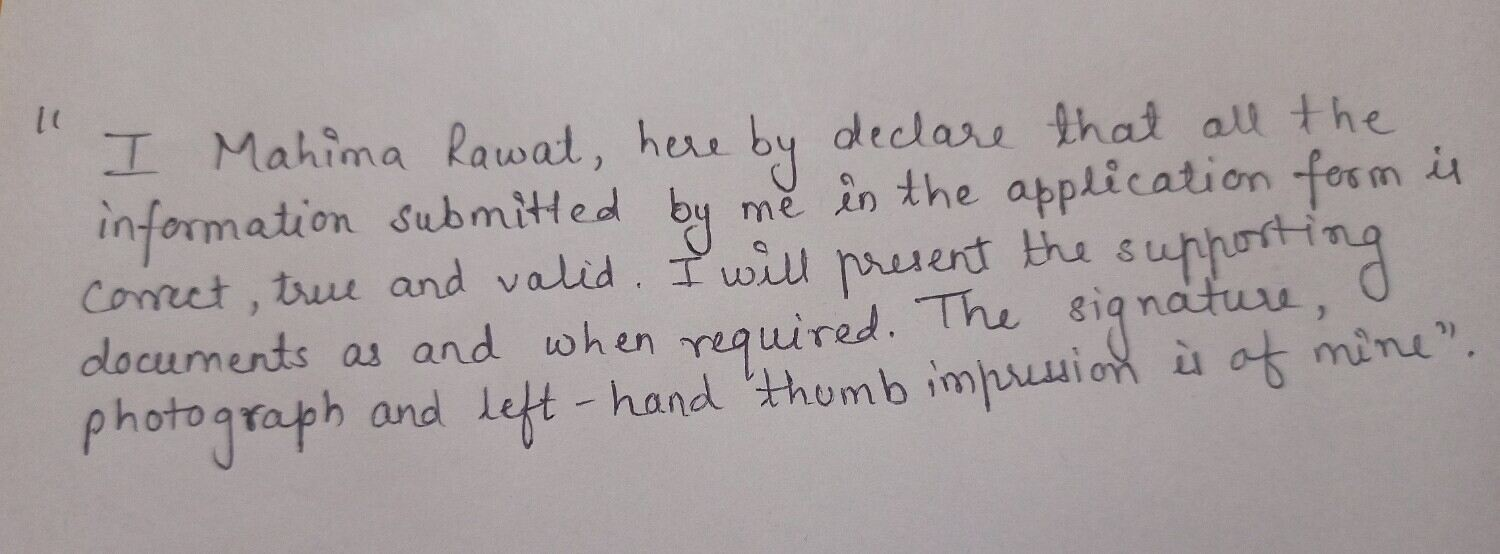
#> input picture self.jpg, 1500 x 554 px
$ jupyter execute --allow-errors OCR.ipynb   (shell and % lines are left out)
#> lines starting #> are read from the running program, lines starting #| are printed output that depends on the picture
[cell 1]
import cv2
import pytesseract
import numpy as np

[cell 2]
img = cv2.imread("self.jpg")
#> img is the input picture: shape (554, 1500, 3); mean B, G, R 158.7, 158.5, 166.6
from google.colab.patches import cv2_imshow
cv2_imshow(img)


# [6 lines of commented-out code are left out]

[cell 3]
#inverting
invert_img=cv2.bitwise_not(img)
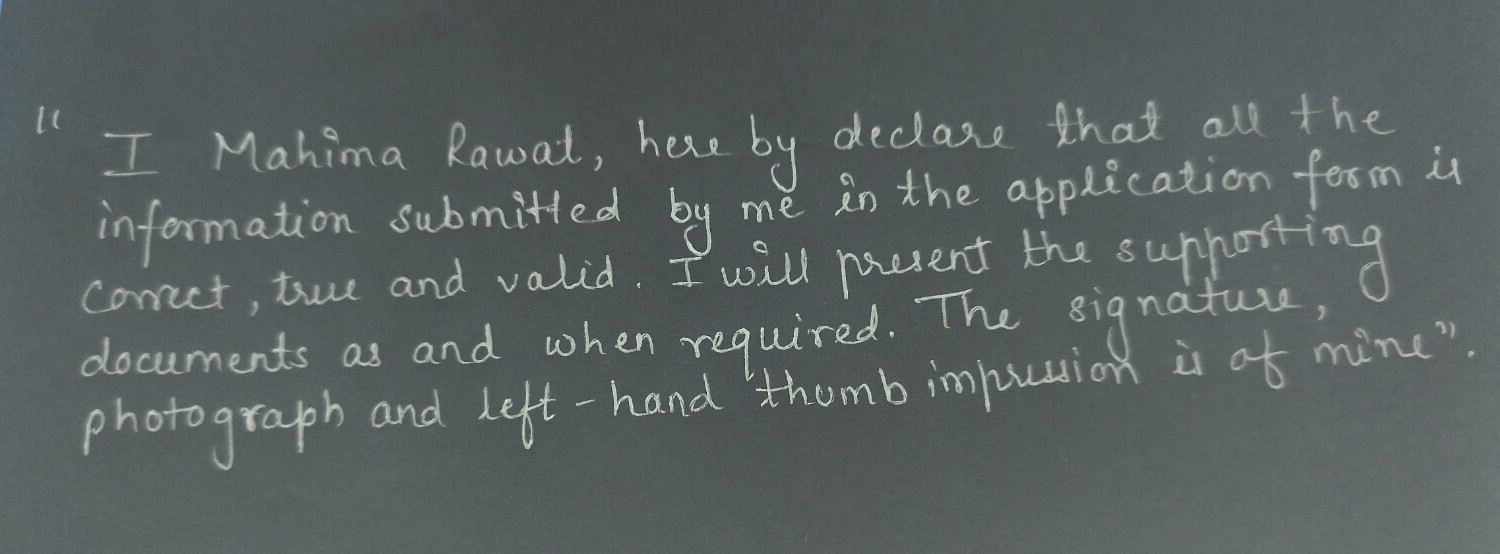
#> invert_img: shape (554, 1500, 3); mean B, G, R 96.3, 96.5, 88.4
cv2.imwrite("temp/ivimg.jpg",invert_img)
#> Out = True

[cell 4]
image = cv2.imread("temp/ivimg.jpg")
from google.colab.patches import cv2_imshow
cv2_imshow(image)

[cell 5]
#binarization
greyscale =cv2.cvtColor(img,cv2.COLOR_BGR2GRAY)
cv2.imwrite("temp/grey.jpg",greyscale)
#> Out = True

[cell 6]
thresh,im_bw = cv2.threshold(greyscale,0,0,cv2.THRESH_BINARY)
#> im_bw: shape (554, 1500); every value is 0
cv2.imwrite("temp/im_bw.jpg",greyscale)
#> Out = True

[cell 7]
image = cv2.imread("temp/im_bw.jpg")
#> image: shape (554, 1500, 3); min 9, max 221, mean 161
from google.colab.patches import cv2_imshow
cv2_imshow(image)

[cell 8]
#noise removal
kernel = np.ones((1,1),np.uint8)
image = cv2.dilate(image,kernel,iterations=1)
kernel = np.ones((1,1),np.uint8)
image = cv2.erode(image,kernel,iterations=1)
image = cv2.morphologyEx(image,cv2.MORPH_CLOSE,kernel)
image = cv2.medianBlur(image,3)
cv2.imwrite("temp/noise.jpg",image)
image = cv2.imread("temp/noise.jpg")
#> image: shape (554, 1500, 3); min 35, max 190, mean 161.1
from google.colab.patches import cv2_imshow
cv2_imshow(image)
